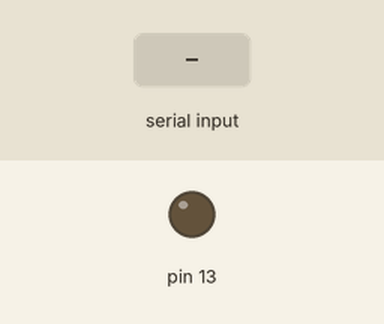
This sketch was run on a simulated Arduino Uno, built with avr-gcc and run on an emulated ATmega328P. Shown: output pins drawn as LEDs (lit = HIGH). The test bench sets the inputs (shaded band).

Above: at 1.2 s.
1.3 s: "A" received over Serial
At 2.1 s:
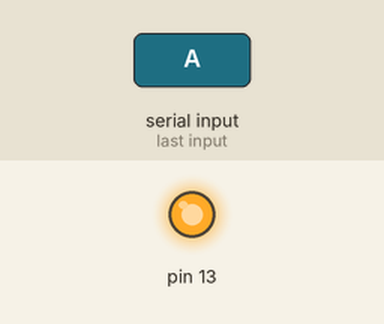
2.8 s: "B" received over Serial
At 3.2 s:
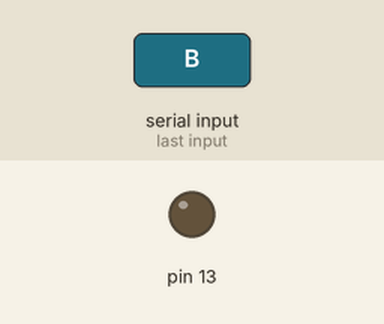
Timing chart, 0 to 5.8 s (numbered marks = the images above; inputs shaded):
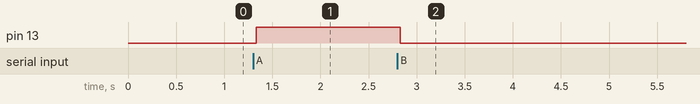

Measured:
- after the input at 1.3 s, pin 13: LOW → HIGH at once
- after the input at 2.8 s, pin 13: HIGH → LOW at once

The sketch:

page-10.ino
```cpp
void setup() {
  // put your setup code here, to run once:
  Serial.begin(9600);
  pinMode(13, OUTPUT);
}

void loop() {

  if (Serial.available()) {
    String data_from_display="";
    delay(30);
    while(Serial.available()){
      data_from_display += char(Serial.read());
    }
    senData(data_from_display);
  }
}

void senData(String data_from_display){
  if(data_from_display == "A"){
    digitalWrite(13,HIGH);
  }
  if(data_from_display == "B"){
    digitalWrite(13 , LOW);
  }
}
```
